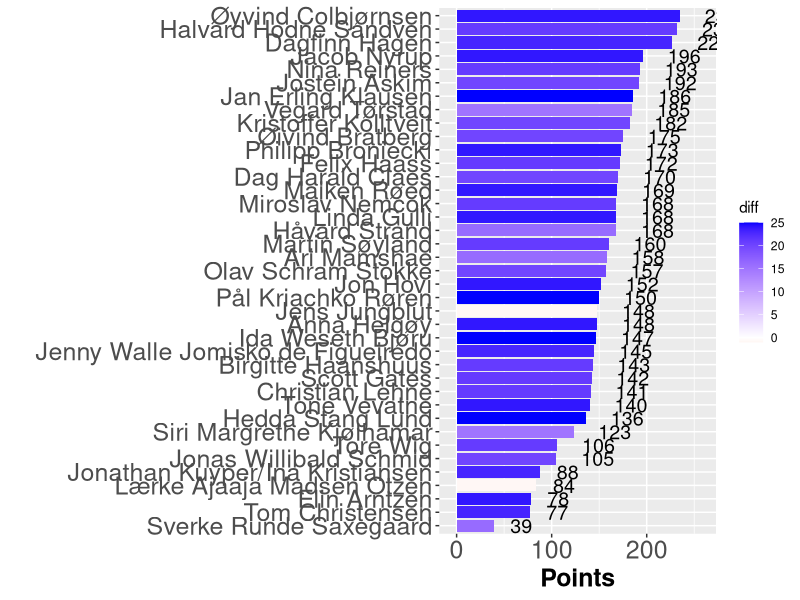

Source code (R):
## ---- chunk 1

library(tidyverse)
library(igraph)
library(readxl)
library(knitr)

knitr::opts_chunk$set(out.width = "100%")

## ---- chunk 2
#| warning: false

invisible(capture.output(Sys.setlocale()))
nettverk <- readr::read_delim("res10.csv", delim=";", col_names = FALSE, locale = locale(encoding = "UTF-8"))
leaderboard <- tibble::as_tibble(nettverk)

leaderboard <- leaderboard %>% arrange_at(ncol(.), desc)

hbar<-leaderboard 
hbar$diff <- hbar$X11-hbar$X10

ggplot(hbar, aes(x=reorder(X1, X11), y=X11, fill = diff )) + 
    geom_bar(stat = 'identity') + 
    scale_y_continuous(limits = c(-5, 260)) +
    coord_flip() + 
    scale_fill_gradient2(low = "red", high="blue") +
    geom_text(aes(label = X11), hjust=-0.75, size = 5 ) + 
    ylab("Points") +
    xlab(" ") +
    theme(axis.text=element_text(size=18), axis.title=element_text(size=18,face="bold"))
## ---- chunk 3

